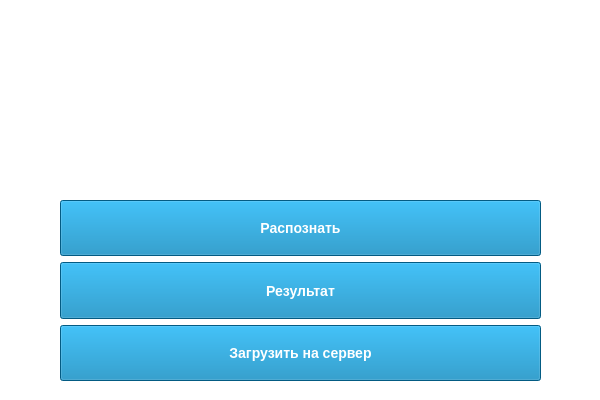
<?xml version="1.0" encoding="UTF-8"?>
<ui version="4.0">
 <class>MainWindow</class>
 <widget class="QMainWindow" name="MainWindow">
  <property name="geometry">
   <rect>
    <x>0</x>
    <y>0</y>
    <width>600</width>
    <height>400</height>
   </rect>
  </property>
  <property name="windowTitle">
   <string>TableRecogniser</string>
  </property>
  <property name="styleSheet">
   <string notr="true">background-color: rgb(255, 255, 255)</string>
  </property>
  <widget class="QWidget" name="centralwidget">
   <widget class="QLabel" name="Logo">
    <property name="geometry">
     <rect>
      <x>210</x>
      <y>20</y>
      <width>181</width>
      <height>171</height>
     </rect>
    </property>
    <property name="text">
     <string/>
    </property>
    <property name="pixmap">
     <pixmap resource="res-rc.qrc">:/icon/icons/mai_logo.png</pixmap>
    </property>
    <property name="scaledContents">
     <bool>true</bool>
    </property>
   </widget>
   <widget class="QWidget" name="layoutWidget">
    <property name="geometry">
     <rect>
      <x>60</x>
      <y>200</y>
      <width>481</width>
      <height>181</height>
     </rect>
    </property>
    <layout class="QVBoxLayout" name="verticalLayout">
     <item>
      <widget class="QPushButton" name="recogniseButton">
       <property name="sizePolicy">
        <sizepolicy hsizetype="Minimum" vsizetype="Expanding">
         <horstretch>0</horstretch>
         <verstretch>0</verstretch>
        </sizepolicy>
       </property>
       <property name="font">
        <font>
         <pointsize>-1</pointsize>
         <weight>75</weight>
         <bold>true</bold>
        </font>
       </property>
       <property name="styleSheet">
        <string notr="true">QPushButton {
    background-color:  rgb(4, 128, 183);
    color:  rgb(255, 255, 255);
    font-size:  14px;
    font-weight: bold;
}

QPushButton:pressed {
    background-color:  rgba(4, 128, 183, 200);
}</string>
       </property>
       <property name="text">
        <string>Распознать</string>
       </property>
      </widget>
     </item>
     <item>
      <widget class="QPushButton" name="resultButton">
       <property name="sizePolicy">
        <sizepolicy hsizetype="Minimum" vsizetype="Expanding">
         <horstretch>0</horstretch>
         <verstretch>0</verstretch>
        </sizepolicy>
       </property>
       <property name="font">
        <font>
         <pointsize>-1</pointsize>
         <weight>75</weight>
         <bold>true</bold>
        </font>
       </property>
       <property name="styleSheet">
        <string notr="true">QPushButton {
    background-color:  rgb(4, 128, 183);
    color:  rgb(255, 255, 255);
    font-size:  14px;
    font-weight: bold;
}

QPushButton:pressed {
    background-color:  rgba(4, 128, 183, 200);
}</string>
       </property>
       <property name="text">
        <string>Результат</string>
       </property>
      </widget>
     </item>
     <item>
      <widget class="QPushButton" name="loadToServButton">
       <property name="sizePolicy">
        <sizepolicy hsizetype="Minimum" vsizetype="Expanding">
         <horstretch>0</horstretch>
         <verstretch>0</verstretch>
        </sizepolicy>
       </property>
       <property name="font">
        <font>
         <pointsize>-1</pointsize>
         <weight>75</weight>
         <bold>true</bold>
        </font>
       </property>
       <property name="styleSheet">
        <string notr="true">QPushButton {
    background-color:  rgb(4, 128, 183);
    color:  rgb(255, 255, 255);
    font-size:  14px;
    font-weight: bold;
}

QPushButton:pressed {
    background-color:  rgba(4, 128, 183, 200);
}</string>
       </property>
       <property name="text">
        <string>Загрузить на сервер</string>
       </property>
      </widget>
     </item>
    </layout>
   </widget>
  </widget>
 </widget>
 <resources>
  <include location="res-rc.qrc"/>
 </resources>
 <connections/>
</ui>
